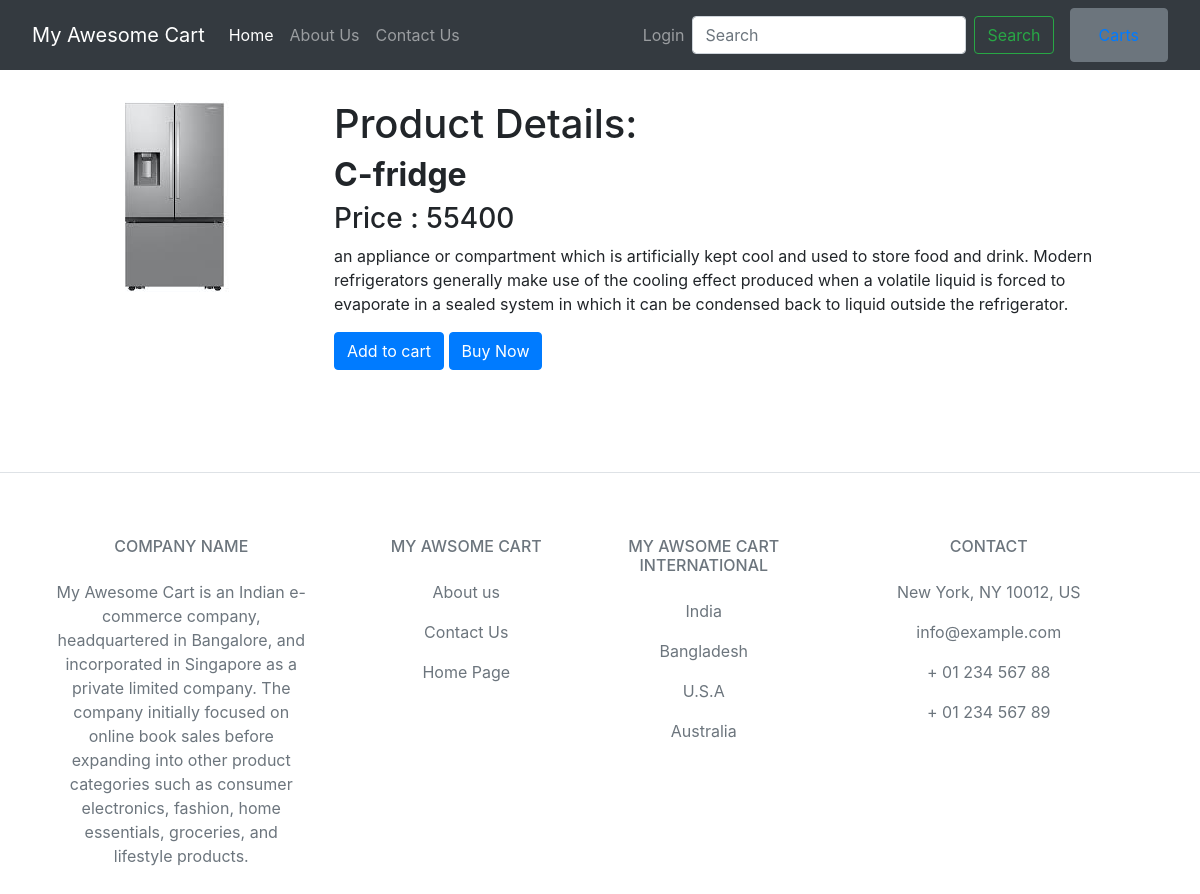
Page /prod_name/3 on the committed database.
### shop_sec/models.py (models this page shows, shortened)
class Product(models.Model):
    category =models.CharField(max_length=20,default="Not Known")
    sub_category=models.CharField(max_length=20, blank=True)
    prod_name=models.CharField(max_length=20,default="default ")
    Description=models.CharField(max_length=1000,default="default ")
    price=models.IntegerField(default=0)
    img=models.ImageField(upload_to='media',default='Not available')
    discount=models.IntegerField(default=0)

### shop_sec/views.py (the view)
# urls.py: path('prod_name/<int:pk>',ProductDetail.as_view(),name='productview'),
class ProductDetail(DetailView):
    model=Product
    template_name='shop/prod.html'
    context_object_name='product'

### shop_sec/templates/shop/prod.html (shortened to what this page needs)
{% extends 'shop/base.html' %}
{% block body %}
<div class="container">
    <div class="img">
        <img src='/cmedia/{{product.img}}'>
    </div>
    <div class="details">
        <h1> Product Details:</h1>
        <h2><b> {{product.prod_name|capfirst}} </b></h2>
        <h3> Price : {{product.price}}</h3>
        <p> {{product.Description}}</p>
        <a href=" {% url 'cartty' product.id %}"><button  class="btn btn-primary cartty">Add to cart</button></a>
        <a href="{% url 'order' product.id product.prod_name %}"><button  class="btn btn-primary cartty"> Buy Now</button></a>
    </div>
</div>
{% endblock %}

### shop_sec/templates/shop/prod.html (style rules this page uses)
.container { margin: 15px; display: flex; }
.img { padding: 15px; }
.details { padding: 15px; }

### rows in the picture
Product: img (picture), prod_name "C-fridge", price "55400", Description "an appliance or compartment which is artificially kept cool and used to store food and drink. Modern refrigerators generally make use of the cooling effect produced when a volatile liquid is forced to evaporate in a sealed system in which it can be condensed back to liquid outside the refrigerator."
